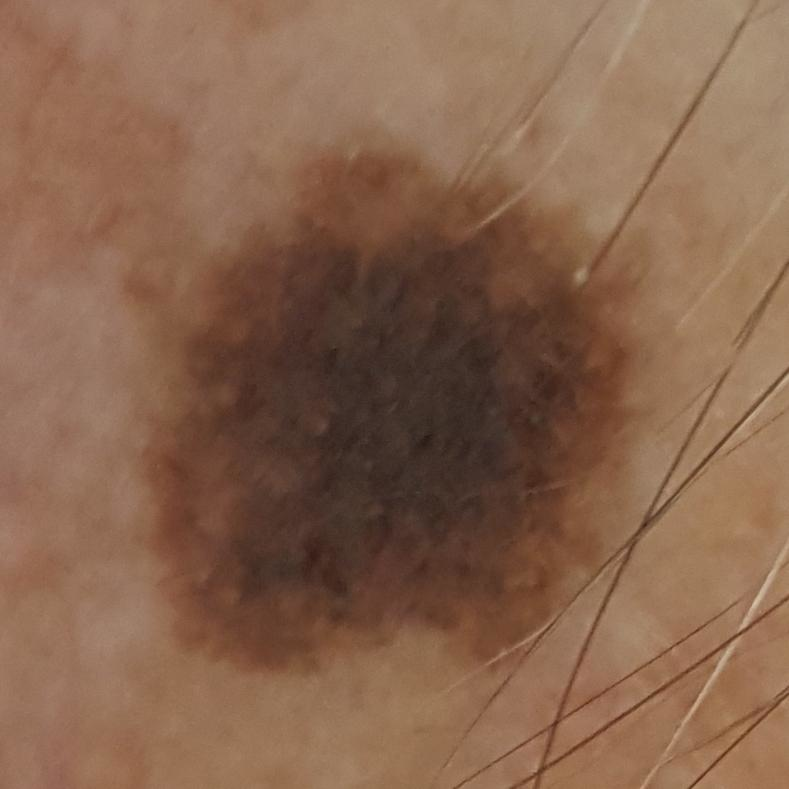
#> input picture Images/MEL/PAT_109_868_113.png, 789 x 789 px
$ python Segmentator.py PAT_109_868_113.png
#> lines starting #> are read from the running program, lines starting #| are printed output that depends on the picture; after the words box and inside, x2 and y2 are one past the last pixel; in counts of white or black regions, pixels touching at a corner belong together
import cv2
import numpy as np
from skimage import filters, measure
import sys
import os
from skimage.color import rgb2gray
from skimage.segmentation import active_contour
from skimage.filters import gaussian

def segment_skin_lesion(image_path):
    # Load the image
#> called with image_path = 'PAT_109_868_113.png'
    image = cv2.imread(image_path)
#> image is the input picture: shape (789, 789, 3); mean B, G, R 77.3, 99.8, 135.1

    # Apply a bilateral filter to reduce noise while preserving edges
    filtered_image = cv2.bilateralFilter(image, 15, 20, 20)

    # Apply Gaussian blur
    blurred_image = cv2.GaussianBlur(filtered_image, (5, 5), 0)

    # Calculate the average skin color by sampling the perimeters of the blurred image
    border_size = 20
    top_border = blurred_image[:border_size, :]
    bottom_border = blurred_image[-border_size:, :]
    left_border = blurred_image[border_size:-border_size, :border_size]
    right_border = blurred_image[border_size:-border_size, -border_size:]

    borders = np.concatenate([top_border.flatten(), bottom_border.flatten(), left_border.flatten(), right_border.flatten()])
    borders = borders.reshape(-1, 3)
    avg_skin_color = np.mean(borders, axis=0)
#> avg_skin_color = [94.64, 120.6, 157.1]

    # Calculate the average lesion color by sampling the central region of the blurred image
    central_size = 30
    h, w, _ = blurred_image.shape
    central_region = blurred_image[h // 2 - central_size // 2:h // 2 + central_size // 2,
                                   w // 2 - central_size // 2:w // 2 + central_size // 2]
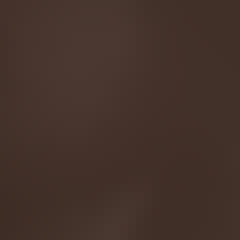
#> central_region: shape (30, 30, 3) (shown 8 times larger); mean B, G, R 42.6, 50.2, 67.8
    avg_lesion_color = np.mean(central_region.reshape(-1, 3), axis=0)
#> avg_lesion_color = [42.59, 50.2, 67.79]

    # Calculate the absolute difference between the blurred image and the average skin color and average lesion color
    skin_diff_image = np.abs(blurred_image.astype(np.float32) - avg_skin_color.astype(np.float32))
    skin_diff_image = np.sum(skin_diff_image, axis=2)
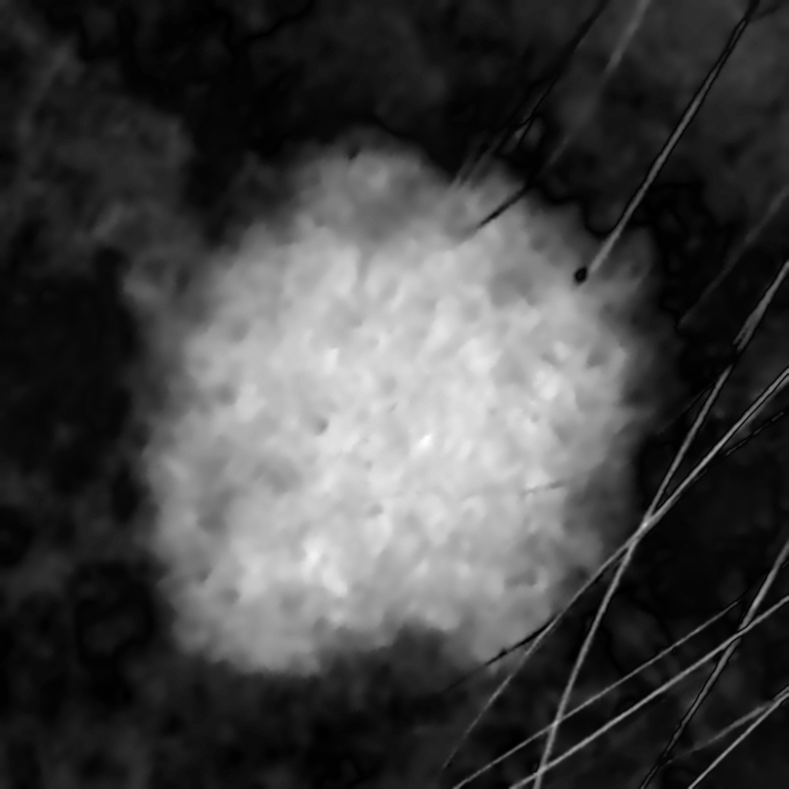
#> skin_diff_image: shape (789, 789) float32; min 0.949, max 265.3, mean 70.8; drawn with min black and max white
    lesion_diff_image = np.abs(blurred_image.astype(np.float32) - avg_lesion_color.astype(np.float32))
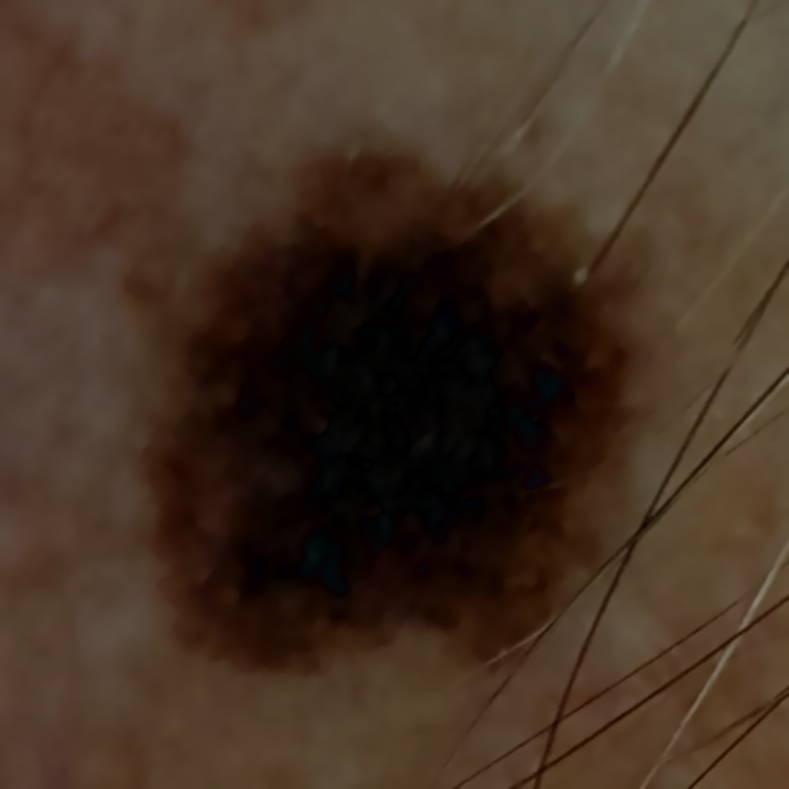
#> lesion_diff_image: shape (789, 789, 3) float32; mean B, G, R 35.3, 50, 67.7
    lesion_diff_image = np.sum(lesion_diff_image, axis=2)
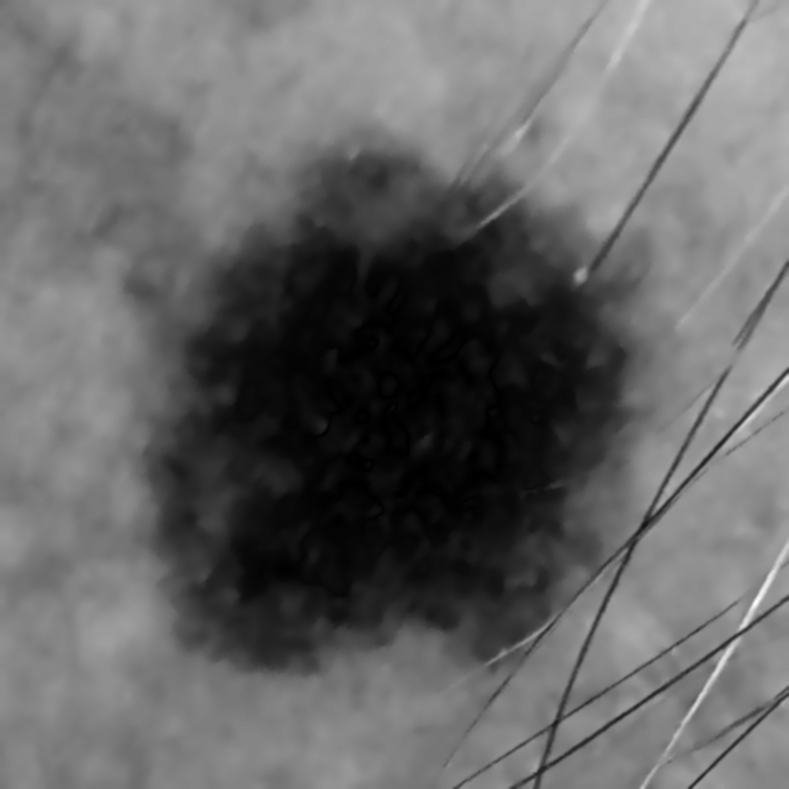
#> lesion_diff_image: shape (789, 789) float32; min 0.814, max 379.4, mean 153; drawn with min black and max white

    # Create a binary mask based on both the skin and lesion difference images
    skin_threshold = 125
    lesion_threshold = 190
    binary_image = np.logical_and(skin_diff_image > skin_threshold, lesion_diff_image < lesion_threshold)
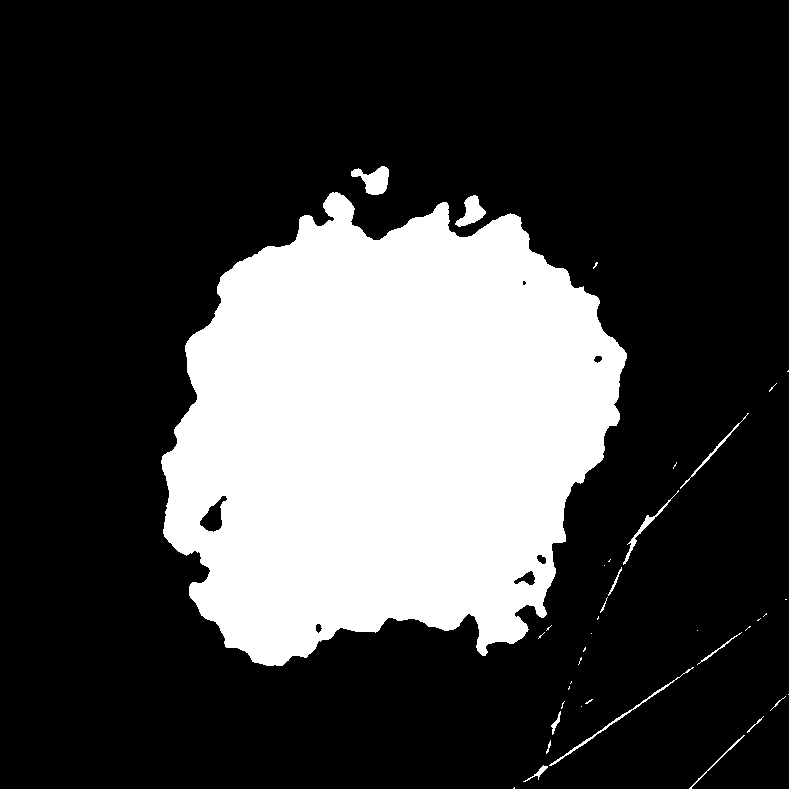
#> binary_image: shape (789, 789) bool; 25.7% white; 39 white regions (24 under 20 px), largest, box (x1, y1, x2, y2) and area: (161, 192, 627, 666) 157200, (351, 166, 389, 195) 636, (455, 195, 486, 227) 500

    # Perform morphological closing operation to fill small gaps and remove noise
    closing_kernel = cv2.getStructuringElement(cv2.MORPH_ELLIPSE, (35, 35))
    closed_image = cv2.morphologyEx(binary_image.astype(np.uint8), cv2.MORPH_CLOSE, closing_kernel)
#> closed_image: shape (789, 789); values 0 (black) and 1 (white), 26.8% white; 16 white regions (8 under 20 px), largest, box (x1, y1, x2, y2) and area: (161, 166, 627, 666) 162966, (513, 666, 695, 789) 2000, (597, 413, 749, 620) 1224

    # Perform morphological opening operation to remove small regions like hair
    opening_kernel = cv2.getStructuringElement(cv2.MORPH_ELLIPSE, (5, 5))
    opened_image = cv2.morphologyEx(closed_image, cv2.MORPH_OPEN, opening_kernel)
#> opened_image: shape (789, 789); values 0 (black) and 1 (white), 26.6% white; 11 white regions, largest, box (x1, y1, x2, y2) and area: (161, 166, 627, 666) 162924, (514, 719, 584, 789) 1076, (606, 534, 639, 581) 456

    # Label the segmented regions
    labels = measure.label(opened_image)
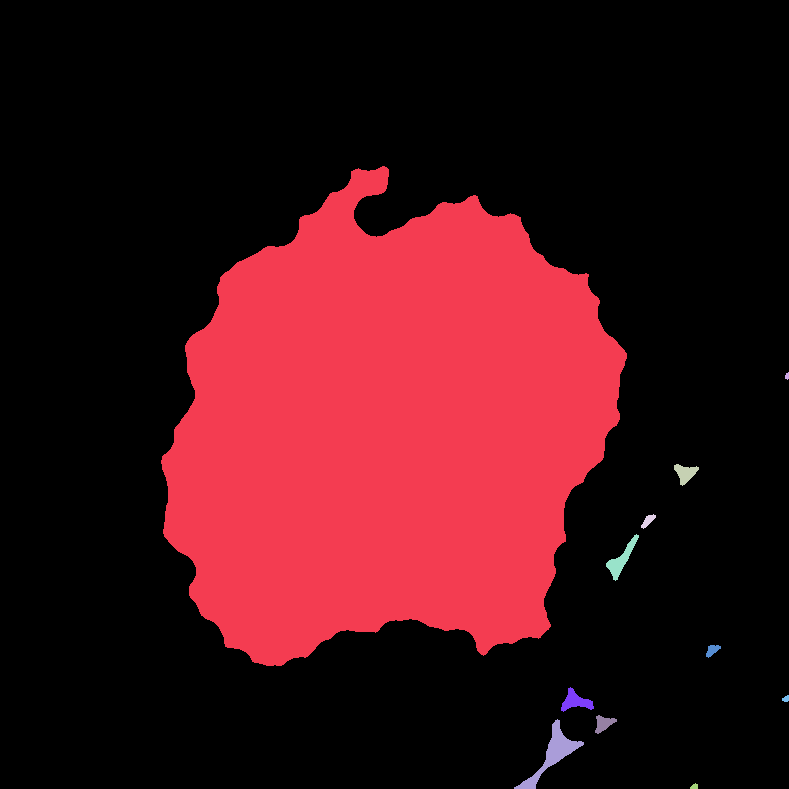
#> labels: shape (789, 789) int64; 12 distinct labels, from 0 to 11; one colour per label, 0 black

    # Find the region with the largest area (assuming it's the skin lesion)
    largest_region = None
    max_area = 0
    for region in measure.regionprops(labels):
        # Remove small regions or regions with high eccentricity
        if region.area < 100 or region.eccentricity > 0.99:
            labels[labels == region.label] = 0
        elif region.area > max_area:
            max_area = region.area
            largest_region = region
#> this loop made 11 passes
#> max_area on pass 1: 162924
#> labels: shape (789, 789) int64; 9 distinct labels, from 0 to 10
#> after the loop, max_area = 162924

    # Create a mask for the largest region
    mask = np.zeros_like(closed_image)
    mask[labels == largest_region.label] = 1

    # Invert the mask
    #inverted_mask = 1 - mask

    # Apply the inverted mask to the original image
    segmented_image = image.copy()
    #segmented_image[inverted_mask == 0] = (0, 0, 0)
    segmented_image[mask == 0] = (0, 0, 0)
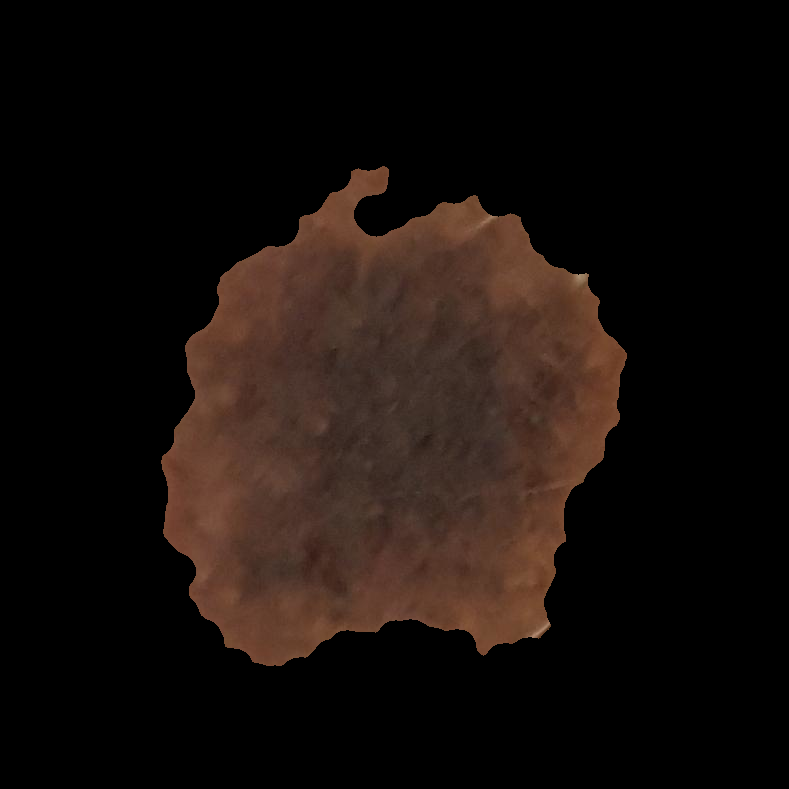
#> segmented_image: shape (789, 789, 3); mean B, G, R 11.6, 15.2, 23.1

    return segmented_image

def save_masked_image(image_path, segmented_image):
    # Create the output directory if it doesn't exist
    output_dir = 'Masked'
    if not os.path.exists(output_dir):
        os.makedirs(output_dir)

    # Get the original file name without extension and add '_masked' to it
    file_name = os.path.splitext(os.path.basename(image_path))[0] + '_masked'

    # Get the extension of the original image
    extension = os.path.splitext(image_path)[1]

    # Combine the output directory, modified file name, and extension
    output_path = os.path.join(output_dir, file_name + extension)

    # Save the segmented image
    cv2.imwrite(output_path, segmented_image)

if __name__ == "__main__":
    if len(sys.argv) != 2:
        print("Usage: python skin_lesion_segmentation.py <image_path>")
    else:
        image_path = sys.argv[1]
        segmented_image = segment_skin_lesion(image_path)

        # Save the segmented image
        save_masked_image(image_path, segmented_image)

        #cv2.imshow("Segmented Skin Lesion", segmented_image)
        #cv2.waitKey(0)
        #cv2.destroyAllWindows()

$ run again, on Images/MEL/PAT_233_354_935.png
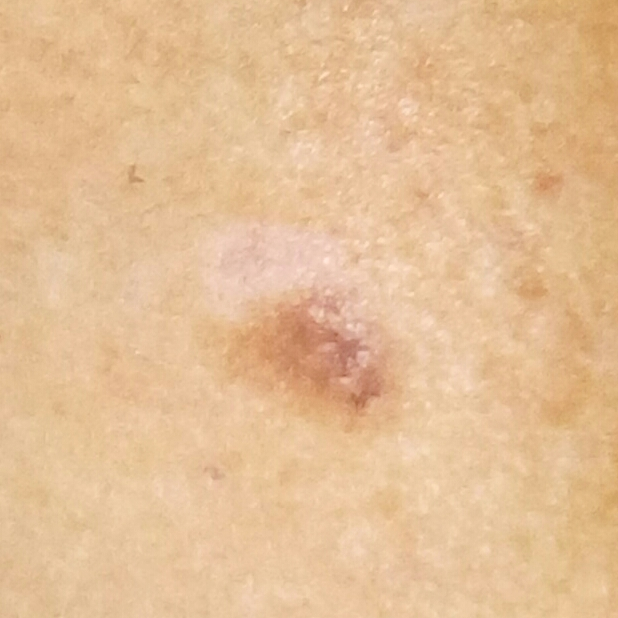
#> input picture Images/MEL/PAT_233_354_935.png, 618 x 618 px
#> in segment_skin_lesion, image is the input picture: shape (618, 618, 3); mean B, G, R 149.5, 190.4, 228.6
#> avg_skin_color = [142.3, 186.8, 225.2]
#> avg_lesion_color = [136.5, 164.6, 218.5]
#> in segment_skin_lesion, `binary_image = np.logical_and(skin_diff_image > skin_threshold, lesion..`:
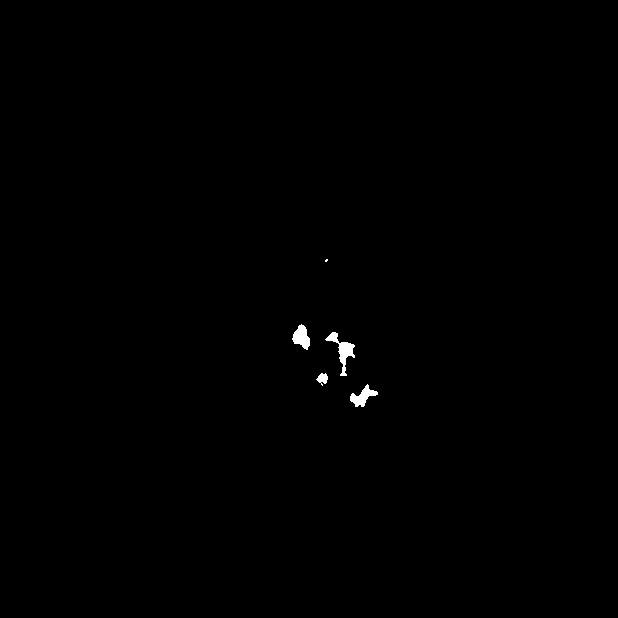
#> binary_image: shape (618, 618) bool; 0.28% white; 5 white regions (1 under 20 px), largest, box (x1, y1, x2, y2) and area: (325, 332, 355, 376) 393, (292, 324, 310, 350) 285, (350, 384, 378, 407) 282, (316, 373, 328, 386) 92
#> in segment_skin_lesion, `closed_image = cv2.morphologyEx(binary_image.astype(np.uint8), cv2.MOR..`:
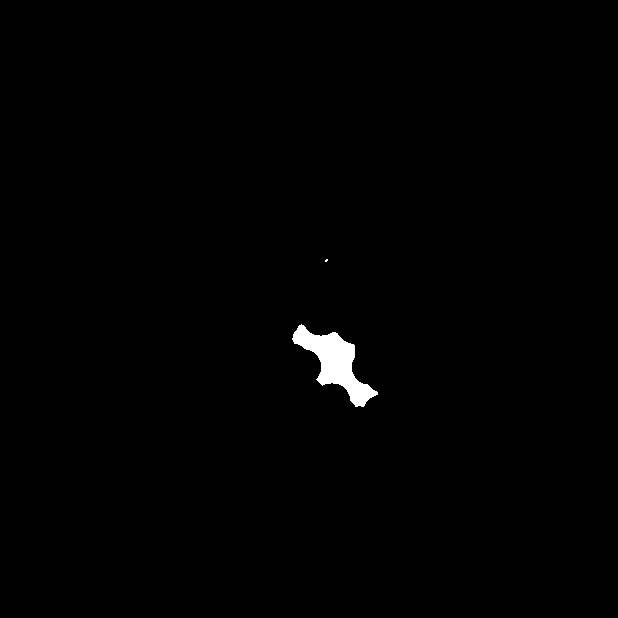
#> closed_image: shape (618, 618); values 0 (black) and 1 (white), 0.7% white; 2 white regions (1 under 20 px), largest, box (x1, y1, x2, y2) and area: (292, 324, 378, 407) 2652
#> opened_image: shape (618, 618); values 0 (black) and 1 (white), 0.69% white; 1 white region, box (x1, y1, x2, y2) and area: (293, 324, 378, 407) 2640
#> the loop in segment_skin_lesion, `for region in measure.regionprops(labels):` made 1 pass
#> max_area on pass 1: 2640
#> after the loop in segment_skin_lesion, `for region in measure.regionprops(labels):`: max_area = 2640
